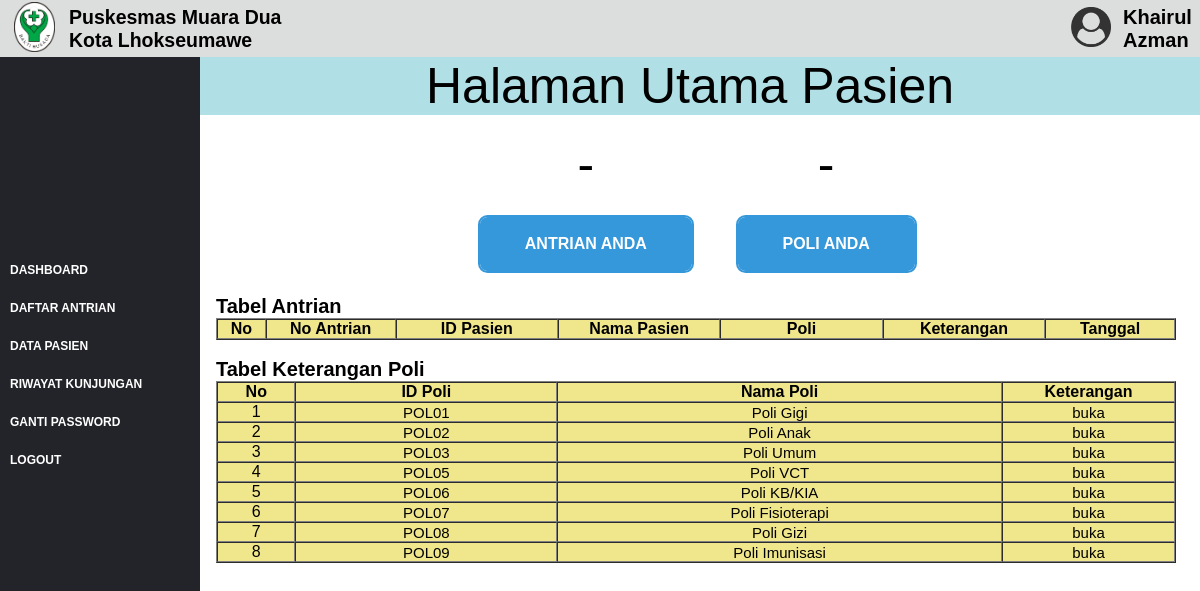
The page /pasien/a_tampilpasien.php (signed in) on the database its author committed.
### tables this page shows
CREATE TABLE `data_pas` (
  `id_pas` varchar(10) NOT NULL,
  `NIK` varchar(20) NOT NULL,
  `nama` varchar(20) NOT NULL,
  `tmp_lahir` varchar(15) NOT NULL,
  `tgl_lahir` varchar(15) NOT NULL,
  `j_kel` varchar(10) NOT NULL,
  `alamat` varchar(50) NOT NULL,
  `jaskes` varchar(15) NOT NULL,
  `no_jaskes` varchar(20) NOT NULL,
  `no_hp` varchar(15) NOT NULL,
  `tanggal` varchar(20) NOT NULL,
  `id_petugas` varchar(10) NOT NULL
);

CREATE TABLE `poli` (
  `id_poli` varchar(10) NOT NULL,
  `nm_poli` varchar(20) NOT NULL,
  `ket` varchar(20) NOT NULL,
  `panggil` varchar(10) NOT NULL
);

### pasien/a_tampilpasien.php (the view, shortened to what this page needs)
<!DOCTYPE html>
<html>
<head>
    <link rel="stylesheet" type="text/css" href="../dashboard.css?v=1.1">
</head>
<body>
    <?php
        if(empty($_SESSION["id_pas"])){
            echo "<script>location = '../index.php' </script>";
        }
        else{
            $id_pas = $_SESSION["id_pas"];
            $tanggal =  date('d/m/Y');
    ?>
    <div>
        <div class="sidebar">
            <ul style="margin-top: 125%;">
                <li><a href="a_tampilpasien.php">DASHBOARD</a></li>
                <li><a href="daftarantrian.php">DAFTAR ANTRIAN</a></li>
                <li><a href="datapasien.php">DATA PASIEN</a></li>
                <li><a href="riwayatkunjungan.php">RIWAYAT KUNJUNGAN</a></li>
                <li><a href="gantipassword.php">GANTI PASSWORD</a></li>
                <li><a href="../logoutpasien.php">LOGOUT</a></li>
            </ul>
        </div>
        <div class="isi">
             <table>
                <tr>
                    <td width="10px"></td>
                    <td><img src="../gambar/LOGO.png" style="height:50px"></td>
                    <td width="10px"></td>
                    <td width="1000px"><h2>Puskesmas Muara Dua<br>
                    Kota Lhokseumawe</h2></td>
                    <td width="50px"><img src="../gambar/user.png" style="height: 40px"></td>
                    <td><h3 style="font-size: 20px;">
                        <?php
                            $conn = mysqli_connect("localhost", "root", "", "projekweb");
                            $aata = mysqli_query($conn, "SELECT * FROM data_pas where id_pas='$id_pas'");
                            $a = mysqli_fetch_array($aata);
                            echo $a['nama'];
                        ?>
                        </h3>
                    </td>
                </tr>
            </table>
        </div>
        <div class="dashboard">
            <p style="text-align: center; font-size: 50px; margin-left: 15%;">Halaman Utama Pasien</p>
        </div>
        <div style="margin-left: 18%; margin-right: 2%;">
            <form action="" method="POST">
                <table style="margin-left: 25%;">
                    <br>
                    <tr>
                        <td class="tulisan"><center>
                        <?php
                            $conn= mysqli_connect("localhost","root","","projekweb") or die (mysqli_error($conn));
                            $antri = mysqli_query($conn, "SELECT * FROM antrian where id_pasien='$id_pas' and tanggal = '$tanggal' and ket='Antrian'");
                            $a = mysqli_fetch_array($antri);
                            if ($a){
                                echo $a['no_antrian'];
                            }else{
                                echo "-";
                            }
                        ?>
                        </center></td>
                        <td class="tulisan"><center>
                        <?php
                            $conn= mysqli_connect("localhost","root","","projekweb") or die (mysqli_error($conn));
                            $antri = mysqli_query($conn, "SELECT * FROM antrian where id_pasien='$id_pas' and tanggal = '$tanggal' and ket='Antrian'");
                            $a = mysqli_fetch_array($antri);
                            if ($a){
                                echo $a['poli'];
                            }else{
                                echo "-";
                            }
                        ?>
                        </center></td>
                    </tr>
                    <tr>
                        <td><input type="button" name="panggil" value="Antrian Anda" class="btn third"></td>
                        <td><input type="button" name="panggil" value="Poli Anda" class="btn third"></td>
                    </tr>
                </table>
                <strong style="font-size: 20px">Tabel Antrian</strong>
                <table cellspacing="0" cellpadding="10" border="1%" bgcolor="#F0E68C">
                    <tr>
                        <th width="3%">No</th>
                        <th width="8%">No Antrian</th>
                        <th width="10%">ID Pasien</th>
                        <th width="10%">Nama Pasien</th>
                        <th width="10%">Poli</th>
                        <th width="10%">Keterangan</th>
                        <th width="8%">Tanggal</th>
                    </tr>
                </table>
            </form>
            <br>
                <?php
                    $conn = mysqli_connect("localhost", "root", "", "projekweb");
                    $data = mysqli_query($conn, "SELECT * FROM poli");
                ?>
                <strong style="font-size: 20px">Tabel Keterangan Poli</strong>
                <table cellspacing="0" cellpadding="10" border="1%" bgcolor="#F0E68C" width="100%">
                    <tr>
                            <th width="3%">No</th>
                            <th width="10%">ID Poli</th>
                            <th width="17%">Nama Poli</th>
                            <th width="5%">Keterangan</th>
                    </tr>
                    <?php $i=1; ?>
                        <?php while ($a = mysqli_fetch_array($data)) { ?>
                            <tr>
                               <td align="center"><?= $i ?></td>
                                <td style="font-size: 15px; text-align: center;"><?= $a['id_poli'] ?></td>
                                <td style="font-size: 15px; text-align: center;"><?= $a['nm_poli'] ?></td>
                                <td style="font-size: 15px; text-align: center;"><?= $a['ket'] ?></td>
                            </tr>
                        <?php $i++; ?>
                        <?php } ?>
                </table>
                </div>
            </div>
    <?php
        }
    ?>
</body>
</html>

### dashboard.css (style rules this page uses)
* { margin: 0px; padding: 0px; font-family: sans-serif; }
.sidebar { position: fixed; width: 200px; height: 100%; background: #222429; }
.sidebar ul { margin-top: 65%; }
.sidebar ul li { color: blue; list-style: none; padding: 10px 10px; }
.sidebar ul li a { text-decoration: none; color : white; font-weight: bolder; font-size: 12px; }
.isi { background: #DCDDDD; width: 100%; height: 50%; position: relative; font-size: 13px; }
.dashboard { background : #B0E0E6; font-size: 30px; font-family: sans-serif; text-align: center; position: static; }
.btn { box-sizing: border-box; -webkit-appearance: none; -moz-appearance: none; appearance: none; background-color: transparent; border: 2px solid #e74c3c; border-radius: 0.6em; color: #e74c3c; cursor: pointer; display: flex; align-self: center; font-size: 1rem; font-weight: 400; line-height: 1; margin: 20px; padding: 1.2em 2.8em; text-decoration: none; text-align: center; text-transform: uppercase; font-family: 'Montserrat', sans-serif; font-weight: 700; }
.third { border-color: #3498db; color: #fff; box-shadow: 0 0 40px 40px #3498db inset, 0 0 0 0 #3498db; transition: all 150ms ease-in-out; }
.tulisan { font-size: 50px; }

### rows shown on the page
data_pas: nama "Khairul Azman"
poli: id_poli "POL01", nm_poli "Poli Gigi", ket "buka"
poli: id_poli "POL02", nm_poli "Poli Anak", ket "buka"
poli: id_poli "POL03", nm_poli "Poli Umum", ket "buka"
poli: id_poli "POL05", nm_poli "Poli VCT", ket "buka"
poli: id_poli "POL06", nm_poli "Poli KB/KIA", ket "buka"
poli: id_poli "POL07", nm_poli "Poli Fisioterapi", ket "buka"
poli: id_poli "POL08", nm_poli "Poli Gizi", ket "buka"
poli: id_poli "POL09", nm_poli "Poli Imunisasi", ket "buka"
